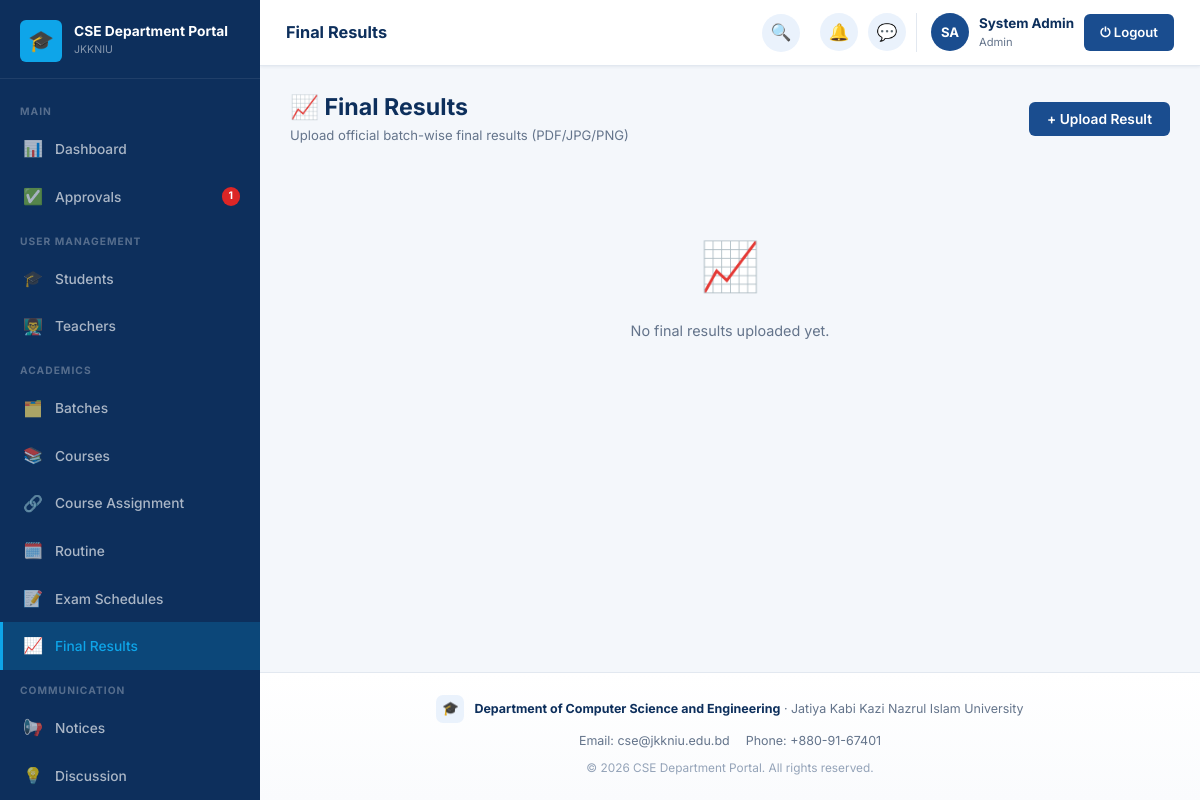
/admin/results.php (signed in), run on the app's committed database.
### tables this page shows
CREATE TABLE settings (
    id INT AUTO_INCREMENT PRIMARY KEY,
    portal_name VARCHAR(150) NOT NULL DEFAULT 'CSE Department Portal',
    university_name VARCHAR(200) NOT NULL DEFAULT 'Jatiya Kabi Kazi Nazrul Islam University',
    department_name VARCHAR(200) NOT NULL DEFAULT 'Department of Computer Science and Engineering',
    description TEXT DEFAULT NULL,
    contact_info TEXT DEFAULT NULL,
    logo VARCHAR(255) DEFAULT NULL
);

### app/classes/SettingsModel.php (called while the page is built, shortened)
<?php
class SettingsModel
{
    private PDO $db;
    public function __construct()
    {
        $this->db = Database::getInstance()->getConnection();
    }
    public function get(): array
    {
        $stmt = $this->db->query("SELECT * FROM settings ORDER BY id LIMIT 1");
        $row = $stmt->fetch();
        return $row;
    }
}

### app/classes/Database.php (called while the page is built, shortened)
<?php
class Database
{
    private static ?Database $instance = null;
    private PDO $connection;
    private function __construct()
    {
        $dsn = 'mysql:host=' . DB_HOST . ';dbname=' . DB_NAME . ';charset=' . DB_CHARSET;
        $options = [
            PDO::ATTR_ERRMODE            => PDO::ERRMODE_EXCEPTION,
            PDO::ATTR_DEFAULT_FETCH_MODE => PDO::FETCH_ASSOC,
            PDO::ATTR_EMULATE_PREPARES   => false,
        ];
        $this->connection = new PDO($dsn, DB_USER, DB_PASS, $options);
    }
    public static function getInstance(): Database
    {
        if (self::$instance === null) {
            self::$instance = new self();
        }
        return self::$instance;
    }
    public function getConnection(): PDO
    {
        return $this->connection;
    }
}

### config/config.php (called while the page is built, shortened)
<?php
spl_autoload_register(function ($class) {
    $paths = [
        ROOT_PATH . '/app/classes/' . $class . '.php',
        ROOT_PATH . '/app/models/' . $class . '.php',
        ROOT_PATH . '/app/controllers/' . $class . '.php',
    ];
    foreach ($paths as $path) {
        if (file_exists($path)) {
            return;
        }
    }
});

### app/classes/User.php (called while the page is built, shortened)
<?php
class User
{
    protected PDO $db;
    public function __construct()
    {
        $this->db = Database::getInstance()->getConnection();
    }
    public function getPendingUsers(): array
    {
        $stmt = $this->db->query("SELECT * FROM users WHERE status = 'pending' ORDER BY created_at DESC");
        return $stmt->fetchAll();
    }
}

### app/classes/ProfileRequestModel.php (called while the page is built, shortened)
<?php
class ProfileRequestModel
{
    private PDO $db;
    public function __construct()
    {
        $this->db = Database::getInstance()->getConnection();
    }
    public function countPending(): int
    {
        return (int) $this->db->query("SELECT COUNT(*) FROM profile_requests WHERE status='pending'")->fetchColumn();
    }
}

### admin/results.php (the view, shortened to what this page needs)
<?php
require_once '../config/database.php';
$allFiles = [];
$allFiles = array_filter($allFiles, fn($f) => empty($f['course_id']));
$currentPage = 'Final Results';
include '../includes/header.php';
?>
<div class="portal-layout">
<?php include '../includes/sidebar.php'; ?>
<div class="main-content">
<?php include '../includes/navbar.php'; ?>
<div class="page-content">
<div class="page-header">
    <div><h2>📈 Final Results</h2><div class="page-subtitle">Upload official batch-wise final results (PDF/JPG/PNG)</div></div>
    <button class="btn btn-primary" onclick="openModal('uploadModal')">+ Upload Result</button>
</div>
<?php if (empty($allFiles)): ?>
    <div class="empty-state"><div class="empty-icon">📈</div><p>No final results uploaded yet.</p></div>
<?php endif; ?>
</div>
<?php include '../includes/footer.php'; ?>

### includes/sidebar.php (shortened to what this page needs)
<?php
$role         = $_SESSION['role'] ?? 'guest';
$currentPage  = $currentPage ?? '';
$sidebarClass = 'sidebar sidebar-' . $role;
$settingsModel = $settingsModel ?? new SettingsModel();
$settings      = $settings ?? $settingsModel->get();
function navItem($href, $icon, $label, $current, $badge = null) {
    $active = ($current === $label) ? ' active' : '';
    $badgeHtml = $badge ? '<span class="nav-badge">' . $badge . '</span>' : '';
    return '<a href="' . htmlspecialchars($href) . '" class="nav-item' . $active . '">
        <span class="nav-icon">' . $icon . '</span>
        <span>' . htmlspecialchars($label) . '</span>' . $badgeHtml . '
    </a>';
}
$pendingUsersCount  = 0;
$pendingReqCount    = 0;
if ($role === 'admin') {
    $userModel = new User();
    $pendingUsersCount = count($userModel->getPendingUsers());
    $prModel = new ProfileRequestModel();
    $pendingReqCount = $prModel->countPending();
}
$totalPendingBadge = ($pendingUsersCount + $pendingReqCount) ?: null;
?>
<aside class="<?= $sidebarClass ?>">
    <div class="sidebar-brand">
        <div class="brand-logo">
            <div class="brand-icon">
                <?php if (!empty($settings['logo'])): ?>
                    <img src="<?= UPLOAD_URL . htmlspecialchars($settings['logo']) ?>" alt="">
                <?php else: ?>🎓<?php endif; ?>
            </div>
            <div class="brand-text">
                <div class="brand-name"><?= htmlspecialchars($settings['portal_name'] ?? 'CSE Department Portal') ?></div>
                <div class="brand-univ">JKKNIU</div>
            </div>
        </div>
    </div>
    <nav class="sidebar-nav">
    <?php if ($role === 'admin'): ?>
        <div class="nav-section-label">Main</div>
        <?= navItem(BASE_URL.'admin/dashboard.php', '📊', 'Dashboard', $currentPage) ?>
        <?= navItem(BASE_URL.'admin/approvals.php', '✅', 'Approvals', $currentPage, $totalPendingBadge) ?>
        <div class="nav-section-label">User Management</div>
        <?= navItem(BASE_URL.'admin/students.php', '🎓', 'Students', $currentPage) ?>
        <?= navItem(BASE_URL.'admin/teachers.php', '👨‍🏫', 'Teachers', $currentPage) ?>
        <div class="nav-section-label">Academics</div>
        <?= navItem(BASE_URL.'admin/batches.php', '🗂️', 'Batches', $currentPage) ?>
        <?= navItem(BASE_URL.'admin/courses.php', '📚', 'Courses', $currentPage) ?>
        <?= navItem(BASE_URL.'admin/course_assignments.php', '🔗', 'Course Assignment', $currentPage) ?>
        <?= navItem(BASE_URL.'admin/routine.php', '🗓️', 'Routine', $currentPage) ?>
        <?= navItem(BASE_URL.'admin/exam_schedules.php', '📝', 'Exam Schedules', $currentPage) ?>
        <?= navItem(BASE_URL.'admin/results.php', '📈', 'Final Results', $currentPage) ?>
        <div class="nav-section-label">Communication</div>
        <?= navItem(BASE_URL.'admin/notices.php', '📢', 'Notices', $currentPage) ?>
        <?= navItem(BASE_URL.'admin/discussions.php', '💡', 'Discussion', $currentPage) ?>
    <?php endif; ?>
    </nav>
</aside>

### includes/footer.php (shortened to what this page needs)
    <footer class="portal-footer">
        <div class="footer-brand">
            <div class="footer-brand-icon">
                <?php if (!empty($settings['logo'])): ?>
                    <img src="<?= UPLOAD_URL . htmlspecialchars($settings['logo']) ?>" alt="">
                <?php else: ?>🎓<?php endif; ?>
            </div>
            <div class="footer-brand-text">
                <strong><?= htmlspecialchars($settings['department_name'] ?? 'Department of Computer Science and Engineering') ?></strong>
                &middot; <?= htmlspecialchars($settings['university_name'] ?? 'JKKNIU') ?>
            </div>
        </div>
        <?php if (!empty($settings['contact_info'])): ?>
        <div class="footer-contact">
            <?php foreach (explode('|', $settings['contact_info']) as $part): ?>
                <span><?= htmlspecialchars(trim($part)) ?></span>
            <?php endforeach; ?>
        </div>
        <?php endif; ?>
        <div class="footer-copyright">
            &copy; <?= date('Y') ?> <?= htmlspecialchars($settings['portal_name'] ?? 'CSE Department Portal') ?>. All rights reserved.
        </div>
    </footer>
</body>
</html>

### assets/css/dashboard.css (style rules this page uses)
.sidebar-admin .nav-item.active { background: rgba(14,165,233,0.20); color: #0ea5e9; border-left-color: #0ea5e9; }

### data on the page
settings: portal_name "CSE Department Portal", department_name "Department of Computer Science and Engineering", university_name "Jatiya Kabi Kazi Nazrul Islam University", contact_info "Email: cse@jkkniu.edu.bd", contact_info "Phone: +880-91-67401"

### other printed values
$icon "📊 ✅ 🎓 👨‍🏫 🗂️ 📚 🔗 🗓️ 📝 📈 📢 💡"
$label "Dashboard Approvals Students Teachers Batches Courses Course Assignment Routine Exam Schedules Final Results Notices Discussion"
$badge "1"
$pageTitle "Final Results"
$initials "SA"
$userName "System Admin"
$role "Admin"
